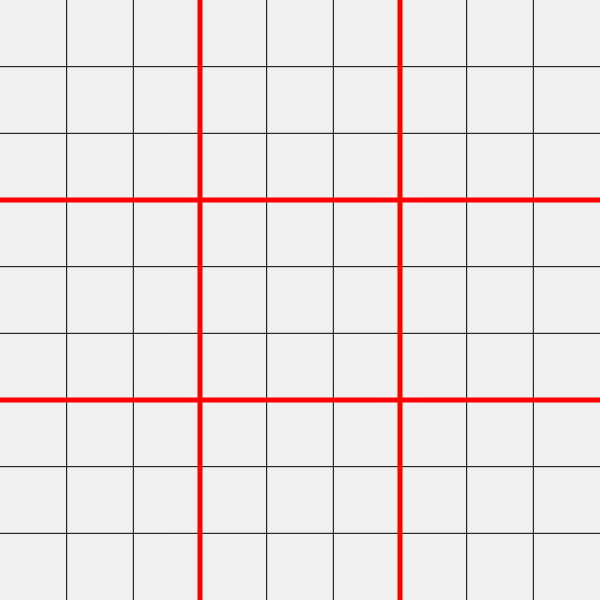
Frame 1 (no input)
Frame 60 (no input): identical to frame 1, image omitted
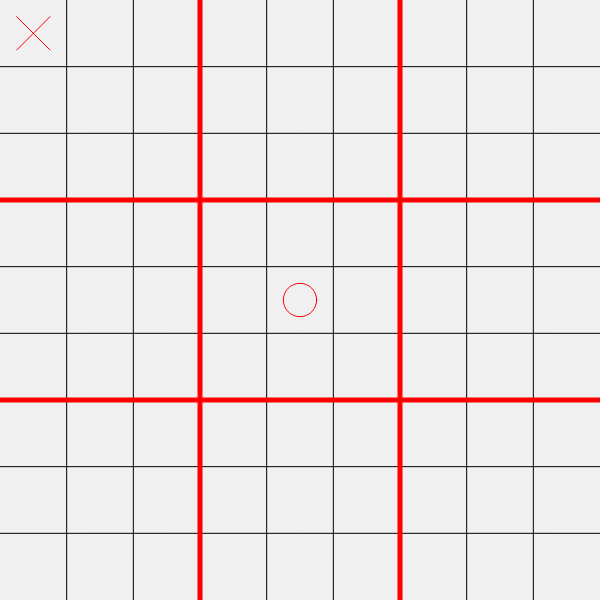
Frame 120 (the mouse pressed at the canvas centre since frame 60)

The p5.js sketch that drew these frames (run headless with seeded random() and noise() and a simulated clock; from frame 60 on, the mouse is pressed at the canvas centre):

// p5.js sketch
// ── sketch.js

let w;
let h;
let bigw;
let bigh;
let board = Array.from({ length: 9 }, () => Array(9).fill(' ')); // 9x9 2D array
let bigboard = Array.from({ length: 3 }, () => Array(3).fill(' ')); // 3x3 2D array
let human='O';
let bot='X';
let current_player=human;
let cnt=0;

function setup() {
  createCanvas(600, 600);
  w=width/9;
  h=height/9;
  bigw=width/3;
  bigh=height/3;
  // best_move();
}

function mousePressed() {
 if (current_player == human ) {

    let i = floor(mouseX / w);
    let j = floor(mouseY / h);
    //If the turn is valid
    if (board[i][j] == ' ') {
      board[i][j] = current_player;
      
      small_checkwinner(floor(i/3),floor(j/3));
 
          current_player=bot;
      
      best_move();
    }
 }
}


function equals(a,b,c)
{ 
  return a==b && b==c && a !=' ';
}

function big_checkwinner() {
  let winner = null;

  // horizontal
  for (let i = 0; i < 3; i++) {
    if (equals(bigboard[i][0], bigboard[i][1], bigboard[i][2])) {
      winner = bigboard[i][0];
    }
  }

  // Vertical
  for (let i = 0; i < 3; i++) {
    if (equals(bigboard[0][i], bigboard[1][i], bigboard[2][i])) {
      winner = bigboard[0][i];
    }
  }

  // Diagonal
  if (equals(bigboard[0][0], bigboard[1][1], bigboard[2][2])) {
    winner = bigboard[0][0];
  }
  if (equals(bigboard[2][0], bigboard[1][1], bigboard[0][2])) {
    winner = bigboard[2][0];
  }

  let openSpots = 0;
  for (let i = 0; i < 3; i++) {
    for (let j = 0; j < 3; j++) {
      
      if (bigboard[i][j] == ' ') {
        openSpots++;
      }
    }
  }
  

  if (winner == null && openSpots == 0) {
    return 'tie';
  } else if(winner==bot || winner==human) {
    return winner;
  }
  else{
    return null;
  }
}
function small_checkwinner(a,b) {
  let winner = null;

  // horizontal
  for (let i = 0; i < 3; i++) {
    if (equals(board[i+3*a][0+3*b], board[i+3*a][1+3*b], board[i+3*a][2+3*b])) {
      winner = board[i+3*a][0+3*b];
    }
  }

  // Vertical
  for (let i = 0; i < 3; i++) {
    if (equals(board[0+3*a][i+3*b], board[1+3*a][i+3*b], board[2+3*a][i+3*b])) {
      winner = board[0+3*a][i+3*b];
    }
  }

  // Diagonal
  if (equals(board[0+3*a][0+3*b], board[1+3*a][1+3*b], board[2+3*a][2+3*b])) {
    winner = board[0+3*a][0+3*b];
  }
  if (equals(board[2+3*a][0+3*b], board[1+3*a][1+3*b], board[0+3*a][2+3*b])) {
    winner = board[2+3*a][0+3*b];
  }
if (winner==bot)
  {cnt--;}
  if(winner==human)
    {cnt++;}
  let open_spots = 0;
  for (let i = 0; i < 3; i++) {
    for (let j = 0; j < 3; j++) {
      if (board[i+3*a][j+3*b] == ' ') {
        open_spots++;
      }
    }
  }

  if (winner == null && open_spots==0 ) {
    bigboard[a][b]='=';
  } else if(winner==human) {
    bigboard[a][b]=human;
  }
  else if(winner==bot){
    bigboard[a][b]=bot;
  }
  else
    {
      bigboard[a][b]=' ';
    }
 
}

function draw() {
  background(240);
 strokeWeight(1);
  stroke(0);
 
  for(let i=1;i<9;i++)
    {
      line(i*w,0,i*w,height);
      line(0,i*h,width,i*h);
    }
  strokeWeight(5);
  stroke(255, 0, 0);
  for(let i=1;i<3;i++)
    {
       line(i*bigw,0,i*bigw,height);
      line(0,i*bigh,width,i*bigh);
    }
  
   for (let j = 0; j < 9; j++) {
    for (let i = 0; i < 9; i++) {
      let x = w * i + w / 2;
      let y = h * j + h / 2;
      let spot = board[i][j];
      textSize(10);
      strokeWeight(1);
      let r = w / 4;
      if (spot == human) {
        noFill();
        ellipse(x, y, r * 2);
      } else if (spot == bot) {
        line(x - r, y - r, x + r, y + r);
        line(x + r, y - r, x - r, y + r);
      }
    }
  }
    for (let j = 0; j < 3; j++) {
    for (let i = 0; i < 3; i++) {
      let x = bigw * i + bigw / 2;
      let y = bigh * j + bigh / 2;
      let spot = bigboard[i][j];
      textSize(32);
      strokeWeight(5);
      let r = bigw / 4;
      if (spot == human) {
        noFill();
        ellipse(x, y, r * 2);
      } else if (spot == bot) {
        line(x - r, y - r, x + r, y + r);
        line(x + r, y - r, x - r, y + r);
      }
      else if(spot=='=')
        {
          square(i*bigw,j*bigh,bigw);
        }
    }
  }
    let result = big_checkwinner();
  
  if (result != null) {
    noLoop();
    let resultP = createP('');
    resultP.style('font-size', '32pt');
    if (result == 'tie') {
      resultP.html('Tie!');
    } else {
      resultP.html(`${result} wins!`);
    }
  }


}

// ── bot.js

function best_move() {
    // bot turn
    let bestScore = -Infinity;
    let movei=0;
  let movej=0;
    for (let i = 0; i < 9; i++) {
      for (let j = 0; j < 9; j++) {
        // Is the spot empty?
        if (board[i][j] == ' ' && bigboard[floor(i/3)][floor(j/3)]==' ') {
         
          board[i][j] = bot;
          small_checkwinner(floor(i/3),floor(j/3));
          let score = minimax(board, 0,-Infinity,Infinity, false);
          // checking the score after putting a move here
          board[i][j] = ' ';
          small_checkwinner(floor(i/3),floor(j/3));
          if (score > bestScore) {
            bestScore = score;
            movei=i;
            movej=j;
          }

        }
      }
    }
    board[movei][movej] = bot;
  small_checkwinner(floor(movei/3),floor(movej/3));
    current_player = human;
    
  }
  
  let scores = {
    X: 100,
    O: -100,
    tie: 0
  };
  
  function minimax(board, depth,alpha,beta, is_maximizing) {
    
   
    let result = big_checkwinner();
    if (result !== null) {
      return scores[result];
    }
    if(depth==2){
  return cnt;
    }
  
    if (is_maximizing) {
      let bestScore = -Infinity;
      for (let i = 0; i < 9; i++) {
        for (let j = 0; j < 9; j++) {
          // is the spot empty?
          if (board[i][j] == ' ' && bigboard[floor(i/3)][floor(j/3)]==' ' ) {
            board[i][j] = bot;
            small_checkwinner(floor(i/3),floor(j/3));
            let score = minimax(board, depth + 1,alpha,beta, false);
             bestScore = min(score, bestScore);
            alpha=max(alpha,score);
            board[i][j] = ' ';
            small_checkwinner(floor(i/3),floor(j/3));
             bestScore = min(score, bestScore);
            if(alpha>=beta)
{
  break;
}
              
          }
        }
      }
      return bestScore;
    } else {
      let bestScore = Infinity;
      for (let i = 0; i < 9; i++) {
        for (let j = 0; j < 9; j++) {
          // Is the spot empty?
          if (board[i][j] == ' ' && bigboard[floor(i/3)][floor(j/3)]==' ') {
            board[i][j] = human;
            small_checkwinner(floor(i/3),floor(j/3));
            let score = minimax(board, depth + 1,alpha,beta, true);
             bestScore = min(score, bestScore);
            beta=min(beta,score);
            board[i][j] = ' ';
            small_checkwinner(floor(i/3),floor(j/3));
           
                    if(alpha>=beta)
{
  break;
}
          }
        }
      }
      return bestScore;
    }
  }
